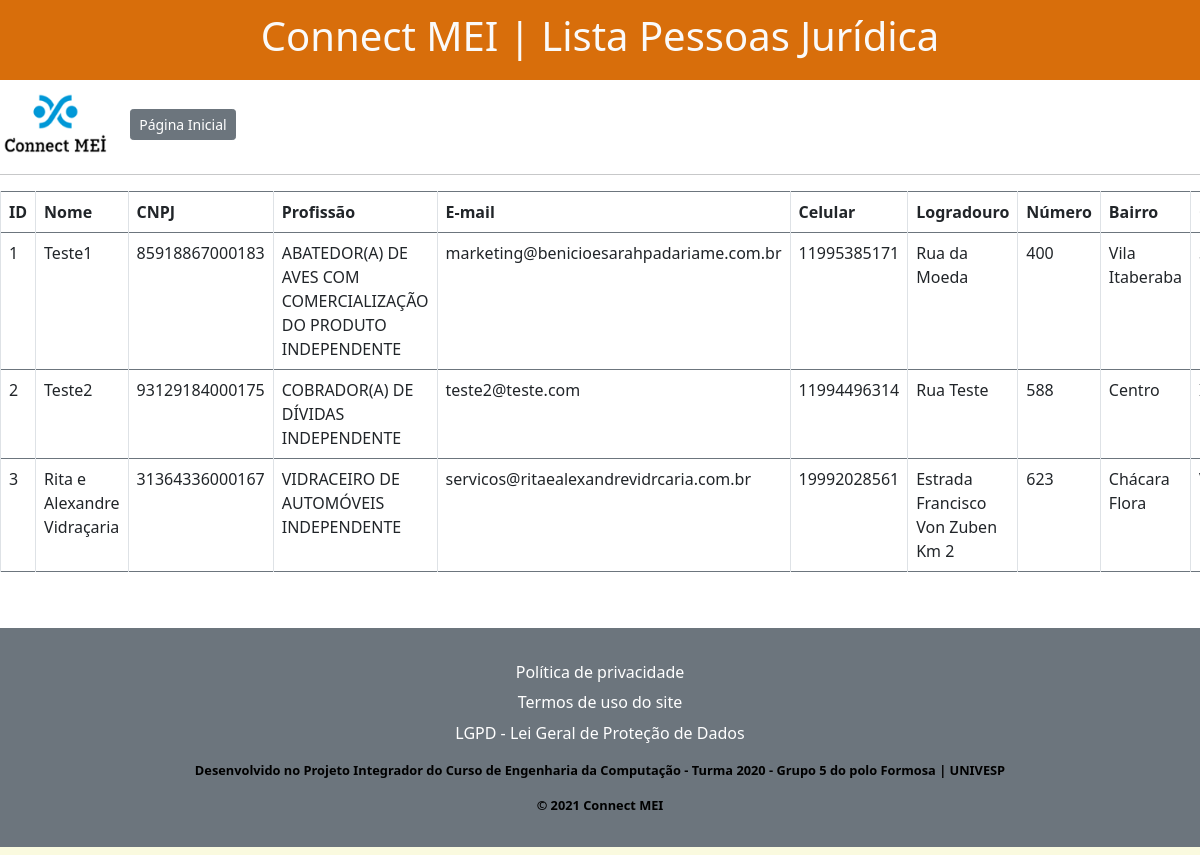
The page /listapj on the database as committed earlier.
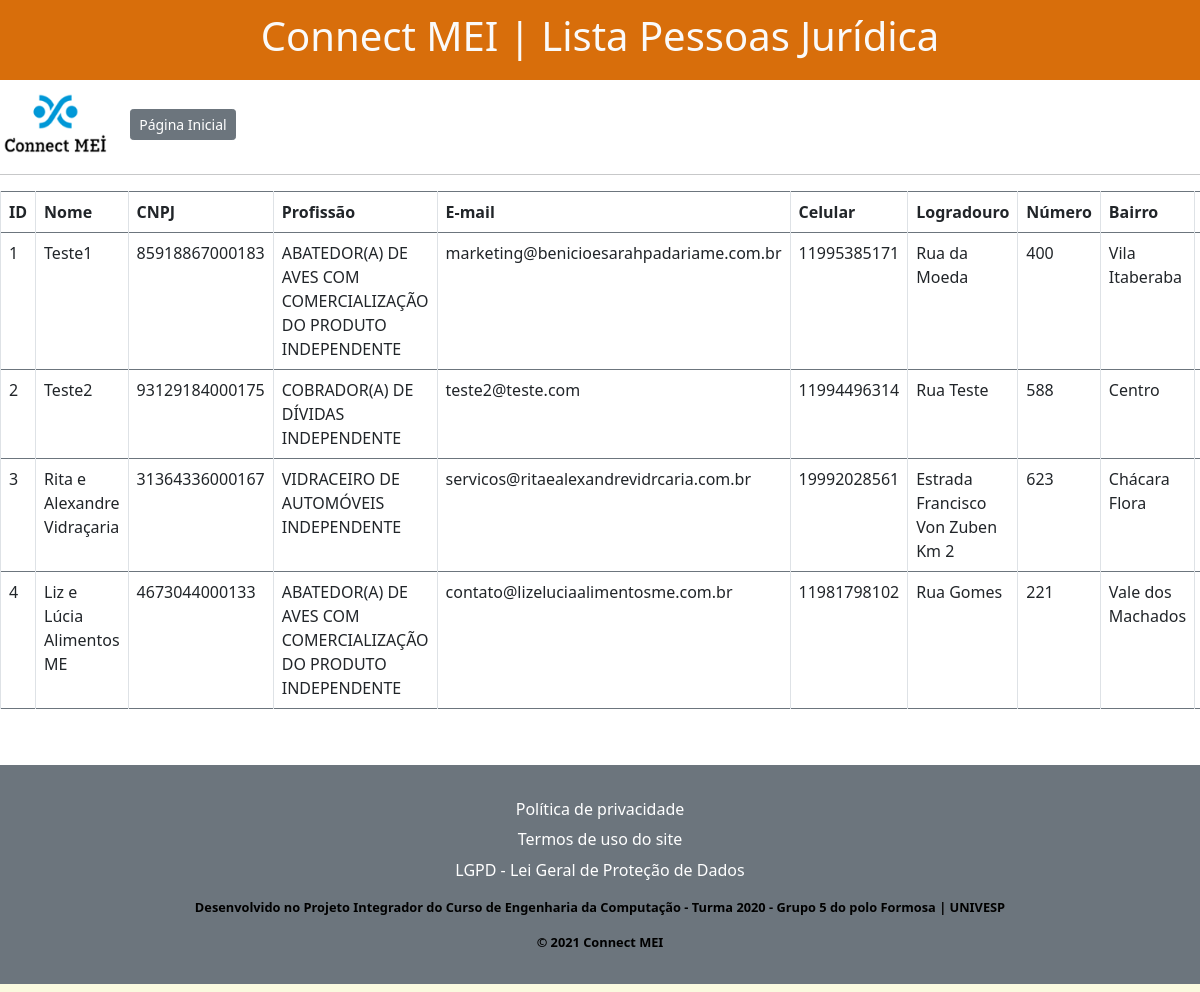
The same page on the database as committed later.
### app.py (models this page shows, shortened)
class PessoaJuridica(db.Model):
    __tablename__ = "pessoasjuridicas"
    idpj = db.Column(db.Integer, primary_key=True, autoincrement=True)
    nomepj = db.Column(db.String, nullable=False)
    cnpj = db.Column(db.Integer, nullable=False, unique=True)
    profissao_nome = db.Column(db.String, nullable=False)
    emailpj = db.Column(db.String, nullable=False, unique=True)
    celularpj = db.Column(db.String, nullable=False, unique=True)
    logradouropj = db.Column(db.String, nullable=False)
    numeropj = db.Column(db.String, nullable=False)
    bairropj = db.Column(db.String, nullable=False)
    cidadepj = db.Column(db.String, nullable=False)
    ufpj = db.Column(db.String, nullable=False)
    ceppj = db.Column(db.Integer,nullable=False)
    senhapj = db.Column(db.String, nullable=False)

### app.py (the view)
@app.route("/listapj", methods=['GET'])
def listapj():
    pessoasjuridicas = PessoaJuridica.query.all()
    return render_template("listapj.html", pessoasjuridicas=pessoasjuridicas)

### templates/listapj.html (shortened to what this page needs)
<!DOCTYPE html>
<html lang="pt-br">
  <head>
    <link
      rel="stylesheet"
      href="{{ url_for('static', filename='css/bootstrap.min.css') }}"
    />
    <link rel="stylesheet" href="../static/styles/listapf.css" />
    <link
      href="https://cdn.jsdelivr.net/npm/bootstrap@5.1.3/dist/css/bootstrap.min.css"
      rel="stylesheet"
    />
  </head>
  <body>
    <div class="paragrafo-home-topo">
      <h1 class="titulo" style="width: 100%">
        Connect MEI | Lista Pessoas Jurídica
      </h1>
      <a class="navbar-brand" href="#">
        <img
          class="mt-0"
          src="{{ url_for('static', filename ='img/logo.png')}}"
          alt="logo ConnectMEI"
          width="110"
          height="60"
        />
      </a>
      <a href="{{ url_for('index')}}"
        ><button type="button" class="btn btn-secondary btn-sm">
          Página Inicial
        </button></a
      >
    </div>
    <hr />
    <div class="table-responsive">
      <table border="1" class="table table-bordered border-secondary">
        <tr>
          <td class="fw-bold">ID</td>
          <td class="fw-bold">Nome</td>
          <td class="fw-bold">CNPJ</td>
          <td class="fw-bold">Profissão</td>
          <td class="fw-bold">E-mail</td>
          <td class="fw-bold">Celular</td>
          <td class="fw-bold">Logradouro</td>
          <td class="fw-bold">Número</td>
          <td class="fw-bold">Bairro</td>
          <td class="fw-bold">Cidade</td>
        </tr>
        {% for pessoajuridica in pessoasjuridicas %}
        <tr>
          <td>{{ pessoajuridica.idpj }}</td>
          <td>{{ pessoajuridica.nomepj }}</td>
          <td>{{ pessoajuridica.cnpj }}</td>
          <td>{{ pessoajuridica.profissao_nome }}</td>
          <td>{{ pessoajuridica.emailpj }}</td>
          <td>{{ pessoajuridica.celularpj }}</td>
          <td>{{ pessoajuridica.logradouropj }}</td>
          <td>{{ pessoajuridica.numeropj }}</td>
          <td>{{ pessoajuridica.bairropj }}</td>
          <td>{{ pessoajuridica.cidadepj }}</td>
        </tr>
        {% endfor %}
      </table>
    </div>
    <br />
    <footer class="bg-secondary pb-3">
      <div class="footer-links">
        <a class="link-footer mt-3" href="#">Política de privacidade</a>
        <a class="link-footer" href="#">Termos de uso do site</a>
        <a class="link-footer" href="#"
          >LGPD - Lei Geral de Proteção de Dados</a
        >
      </div>
      <div class="texto-footer">
        <p>
          Desenvolvido no Projeto Integrador do Curso de Engenharia da Computação - Turma 2020 - Grupo 5 do polo Formosa |
          UNIVESP
        </p>
        <p>&COPY; 2021 Connect MEI</p>
      </div>
    </footer>
  </body>
</html>

### static/styles/listapf.css (style rules this page uses)
html, body, main { margin: 0; padding: 0; text-decoration: none; font-family: 'Segoe UI', Tahoma, Geneva, Verdana, sans-serif; background-color: #fafadf; }
.paragrafo-home-topo { margin-top: -0.5em; }
.titulo { background-color: #d86e0b !important; text-align: center; font-weight: 500; font-size: 2.5em; padding: 0.5em; width: 100vw; color: #fafafa; }
.link-footer { display: grid; text-decoration: none; font-weight: 500; color: #fff; text-align: center; padding: 0.2em; cursor: pointer; }
.link-footer:nth-child(1) { padding-top: 2em; }
.texto-footer { padding-top: 1em; text-align: center; color: #000; font-weight: 700; font-size: 0.8em !important; }

Rows that differ between the two databases and show on the page:
added PessoaJuridica: idpj "4", nomepj "Liz e Lúcia Alimentos ME", cnpj "4673044000133", profissao_nome "ABATEDOR(A) DE AVES COM COMERCIALIZAÇÃO DO PRODUTO INDEPENDENTE", emailpj "contato@lizeluciaalimentosme.com.br", celularpj "11981798102", logradouropj "Rua Gomes", numeropj "221", bairropj "Vale dos Machados"
